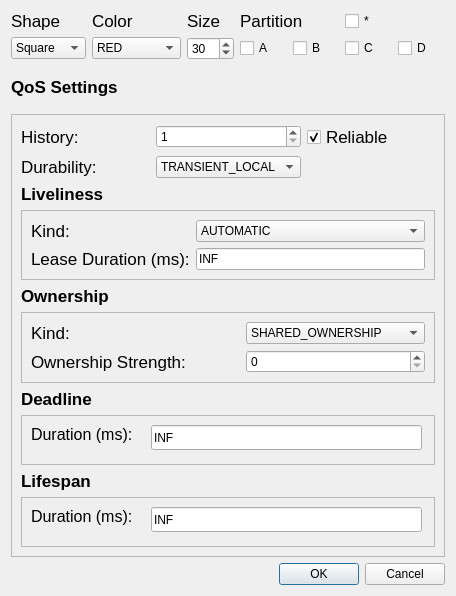
<?xml version="1.0" encoding="UTF-8"?>
<ui version="4.0">
 <class>PublishDialog</class>
 <widget class="QDialog" name="PublishDialog">
  <property name="geometry">
   <rect>
    <x>0</x>
    <y>0</y>
    <width>456</width>
    <height>596</height>
   </rect>
  </property>
  <property name="windowTitle">
   <string>Publish</string>
  </property>
  <layout class="QGridLayout" name="gridLayout_5">
   <item row="1" column="0">
    <widget class="QLabel" name="label_5">
     <property name="font">
      <font>
       <pointsize>13</pointsize>
       <weight>75</weight>
       <bold>true</bold>
      </font>
     </property>
     <property name="text">
      <string>QoS Settings</string>
     </property>
     <property name="textFormat">
      <enum>Qt::AutoText</enum>
     </property>
    </widget>
   </item>
   <item row="0" column="0">
    <layout class="QGridLayout" name="gridLayout">
     <item row="0" column="1">
      <widget class="QLabel" name="label">
       <property name="font">
        <font>
         <pointsize>13</pointsize>
        </font>
       </property>
       <property name="text">
        <string>Color</string>
       </property>
       <property name="textFormat">
        <enum>Qt::AutoText</enum>
       </property>
      </widget>
     </item>
     <item row="0" column="2">
      <widget class="QLabel" name="label_3">
       <property name="font">
        <font>
         <pointsize>13</pointsize>
        </font>
       </property>
       <property name="text">
        <string>Size</string>
       </property>
       <property name="textFormat">
        <enum>Qt::AutoText</enum>
       </property>
      </widget>
     </item>
     <item row="0" column="3" colspan="2">
      <widget class="QLabel" name="label_4">
       <property name="font">
        <font>
         <pointsize>13</pointsize>
        </font>
       </property>
       <property name="text">
        <string>Partition</string>
       </property>
       <property name="textFormat">
        <enum>Qt::AutoText</enum>
       </property>
      </widget>
     </item>
     <item row="1" column="0">
      <widget class="QComboBox" name="combo_Shape">
       <item>
        <property name="text">
         <string>Square</string>
        </property>
       </item>
       <item>
        <property name="text">
         <string>Triangle</string>
        </property>
       </item>
       <item>
        <property name="text">
         <string>Circle</string>
        </property>
       </item>
      </widget>
     </item>
     <item row="1" column="1">
      <widget class="QComboBox" name="combo_Color">
       <item>
        <property name="text">
         <string>RED</string>
        </property>
       </item>
       <item>
        <property name="text">
         <string>BLUE</string>
        </property>
       </item>
       <item>
        <property name="text">
         <string>GREEN</string>
        </property>
       </item>
       <item>
        <property name="text">
         <string>YELLOW</string>
        </property>
       </item>
       <item>
        <property name="text">
         <string>ORANGE</string>
        </property>
       </item>
       <item>
        <property name="text">
         <string>CYAN</string>
        </property>
       </item>
       <item>
        <property name="text">
         <string>MAGENTA</string>
        </property>
       </item>
       <item>
        <property name="text">
         <string>PURPLE</string>
        </property>
       </item>
       <item>
        <property name="text">
         <string>GRAY</string>
        </property>
       </item>
       <item>
        <property name="text">
         <string>BLACK</string>
        </property>
       </item>
      </widget>
     </item>
     <item row="1" column="2">
      <widget class="QSpinBox" name="spin_Size">
       <property name="minimum">
        <number>1</number>
       </property>
       <property name="value">
        <number>30</number>
       </property>
      </widget>
     </item>
     <item row="1" column="3">
      <widget class="QCheckBox" name="checkBox_A">
       <property name="text">
        <string>A</string>
       </property>
      </widget>
     </item>
     <item row="1" column="4">
      <widget class="QCheckBox" name="checkBox_B">
       <property name="text">
        <string>B</string>
       </property>
      </widget>
     </item>
     <item row="1" column="5">
      <widget class="QCheckBox" name="checkBox_C">
       <property name="text">
        <string>C</string>
       </property>
      </widget>
     </item>
     <item row="1" column="6">
      <widget class="QCheckBox" name="checkBox_D">
       <property name="text">
        <string>D</string>
       </property>
      </widget>
     </item>
     <item row="0" column="5">
      <widget class="QCheckBox" name="checkBox_Asterisk">
       <property name="text">
        <string>*</string>
       </property>
      </widget>
     </item>
     <item row="0" column="0">
      <widget class="QLabel" name="label_2">
       <property name="font">
        <font>
         <pointsize>13</pointsize>
        </font>
       </property>
       <property name="text">
        <string>Shape</string>
       </property>
       <property name="textFormat">
        <enum>Qt::AutoText</enum>
       </property>
      </widget>
     </item>
    </layout>
   </item>
   <item row="4" column="0">
    <widget class="QDialogButtonBox" name="button_OkCancel">
     <property name="orientation">
      <enum>Qt::Horizontal</enum>
     </property>
     <property name="standardButtons">
      <set>QDialogButtonBox::Cancel|QDialogButtonBox::Ok</set>
     </property>
    </widget>
   </item>
   <item row="2" column="0">
    <widget class="QFrame" name="frame">
     <property name="frameShape">
      <enum>QFrame::StyledPanel</enum>
     </property>
     <property name="frameShadow">
      <enum>QFrame::Raised</enum>
     </property>
     <layout class="QGridLayout" name="gridLayout_4">
      <item row="1" column="1">
       <widget class="QComboBox" name="comboBox_durability">
        <property name="currentIndex">
         <number>1</number>
        </property>
        <item>
         <property name="text">
          <string>VOLATILE</string>
         </property>
        </item>
        <item>
         <property name="text">
          <string>TRANSIENT_LOCAL</string>
         </property>
        </item>
       </widget>
      </item>
      <item row="8" column="0">
       <widget class="QLabel" name="label_15">
        <property name="font">
         <font>
          <pointsize>13</pointsize>
          <weight>75</weight>
          <bold>true</bold>
         </font>
        </property>
        <property name="text">
         <string>Lifespan</string>
        </property>
       </widget>
      </item>
      <item row="3" column="0" colspan="3">
       <widget class="QFrame" name="frame_2">
        <property name="frameShape">
         <enum>QFrame::StyledPanel</enum>
        </property>
        <property name="frameShadow">
         <enum>QFrame::Raised</enum>
        </property>
        <layout class="QGridLayout" name="gridLayout_2">
         <item row="3" column="0" colspan="2">
          <widget class="QLabel" name="label_8">
           <property name="font">
            <font>
             <pointsize>13</pointsize>
            </font>
           </property>
           <property name="text">
            <string>Lease Duration (ms):</string>
           </property>
           <property name="textFormat">
            <enum>Qt::AutoText</enum>
           </property>
          </widget>
         </item>
         <item row="3" column="2">
          <widget class="QLineEdit" name="lineEdit_leaseDuration">
           <property name="text">
            <string>INF</string>
           </property>
          </widget>
         </item>
         <item row="0" column="2">
          <widget class="QComboBox" name="comboBox_liveliness">
           <item>
            <property name="text">
             <string>AUTOMATIC</string>
            </property>
           </item>
           <item>
            <property name="text">
             <string>MANUAL_BY_PARTICIPANT</string>
            </property>
           </item>
           <item>
            <property name="text">
             <string>MANUAL_BY_TOPIC</string>
            </property>
           </item>
          </widget>
         </item>
         <item row="0" column="0">
          <widget class="QLabel" name="label_9">
           <property name="font">
            <font>
             <pointsize>13</pointsize>
            </font>
           </property>
           <property name="text">
            <string>Kind:</string>
           </property>
           <property name="textFormat">
            <enum>Qt::AutoText</enum>
           </property>
          </widget>
         </item>
        </layout>
       </widget>
      </item>
      <item row="2" column="0">
       <widget class="QLabel" name="label_7">
        <property name="font">
         <font>
          <pointsize>13</pointsize>
          <weight>75</weight>
          <bold>true</bold>
         </font>
        </property>
        <property name="text">
         <string>Liveliness</string>
        </property>
        <property name="textFormat">
         <enum>Qt::AutoText</enum>
        </property>
       </widget>
      </item>
      <item row="0" column="1">
       <widget class="QSpinBox" name="spin_HistoryQos">
        <property name="minimum">
         <number>1</number>
        </property>
        <property name="maximum">
         <number>200</number>
        </property>
        <property name="value">
         <number>1</number>
        </property>
       </widget>
      </item>
      <item row="7" column="0" colspan="3">
       <widget class="QFrame" name="frame_4">
        <property name="minimumSize">
         <size>
          <width>0</width>
          <height>50</height>
         </size>
        </property>
        <property name="frameShape">
         <enum>QFrame::StyledPanel</enum>
        </property>
        <property name="frameShadow">
         <enum>QFrame::Raised</enum>
        </property>
        <widget class="QLineEdit" name="lineEdit_Deadline">
         <property name="geometry">
          <rect>
           <x>130</x>
           <y>10</y>
           <width>271</width>
           <height>25</height>
          </rect>
         </property>
         <property name="text">
          <string>INF</string>
         </property>
        </widget>
        <widget class="QLabel" name="label_19">
         <property name="geometry">
          <rect>
           <x>10</x>
           <y>10</y>
           <width>111</width>
           <height>20</height>
          </rect>
         </property>
         <property name="text">
          <string>&lt;html&gt;&lt;head/&gt;&lt;body&gt;&lt;p&gt;&lt;span style=&quot; font-size:12pt;&quot;&gt;Duration (ms):&lt;/span&gt;&lt;/p&gt;&lt;/body&gt;&lt;/html&gt;</string>
         </property>
        </widget>
       </widget>
      </item>
      <item row="4" column="0" colspan="2">
       <widget class="QLabel" name="label_13">
        <property name="font">
         <font>
          <pointsize>13</pointsize>
          <weight>75</weight>
          <bold>true</bold>
         </font>
        </property>
        <property name="text">
         <string>Ownership</string>
        </property>
        <property name="textFormat">
         <enum>Qt::AutoText</enum>
        </property>
       </widget>
      </item>
      <item row="9" column="0" colspan="3">
       <widget class="QFrame" name="frame_5">
        <property name="minimumSize">
         <size>
          <width>0</width>
          <height>50</height>
         </size>
        </property>
        <property name="frameShape">
         <enum>QFrame::StyledPanel</enum>
        </property>
        <property name="frameShadow">
         <enum>QFrame::Raised</enum>
        </property>
        <widget class="QLineEdit" name="lineEdit_Lifespan">
         <property name="geometry">
          <rect>
           <x>130</x>
           <y>10</y>
           <width>271</width>
           <height>25</height>
          </rect>
         </property>
         <property name="text">
          <string>INF</string>
         </property>
        </widget>
        <widget class="QLabel" name="label_18">
         <property name="geometry">
          <rect>
           <x>10</x>
           <y>10</y>
           <width>111</width>
           <height>20</height>
          </rect>
         </property>
         <property name="text">
          <string>&lt;html&gt;&lt;head/&gt;&lt;body&gt;&lt;p&gt;&lt;span style=&quot; font-size:12pt;&quot;&gt;Duration (ms):&lt;/span&gt;&lt;/p&gt;&lt;/body&gt;&lt;/html&gt;</string>
         </property>
        </widget>
       </widget>
      </item>
      <item row="0" column="2">
       <widget class="QCheckBox" name="checkBox_reliable">
        <property name="font">
         <font>
          <pointsize>13</pointsize>
         </font>
        </property>
        <property name="text">
         <string>Reliable</string>
        </property>
        <property name="checked">
         <bool>true</bool>
        </property>
       </widget>
      </item>
      <item row="6" column="0">
       <widget class="QLabel" name="label_14">
        <property name="font">
         <font>
          <pointsize>13</pointsize>
          <weight>75</weight>
          <bold>true</bold>
         </font>
        </property>
        <property name="text">
         <string>Deadline</string>
        </property>
       </widget>
      </item>
      <item row="0" column="0">
       <widget class="QLabel" name="label_6">
        <property name="font">
         <font>
          <pointsize>13</pointsize>
         </font>
        </property>
        <property name="text">
         <string>History:</string>
        </property>
        <property name="textFormat">
         <enum>Qt::AutoText</enum>
        </property>
       </widget>
      </item>
      <item row="1" column="0">
       <widget class="QLabel" name="label_10">
        <property name="font">
         <font>
          <pointsize>13</pointsize>
         </font>
        </property>
        <property name="text">
         <string>Durability:</string>
        </property>
        <property name="textFormat">
         <enum>Qt::AutoText</enum>
        </property>
       </widget>
      </item>
      <item row="5" column="0" colspan="3">
       <widget class="QFrame" name="frame_3">
        <property name="frameShape">
         <enum>QFrame::StyledPanel</enum>
        </property>
        <property name="frameShadow">
         <enum>QFrame::Raised</enum>
        </property>
        <layout class="QGridLayout" name="gridLayout_3">
         <item row="0" column="0">
          <widget class="QLabel" name="label_11">
           <property name="font">
            <font>
             <pointsize>13</pointsize>
            </font>
           </property>
           <property name="text">
            <string>Kind:</string>
           </property>
           <property name="textFormat">
            <enum>Qt::AutoText</enum>
           </property>
          </widget>
         </item>
         <item row="2" column="0" colspan="2">
          <widget class="QLabel" name="label_12">
           <property name="font">
            <font>
             <pointsize>13</pointsize>
            </font>
           </property>
           <property name="text">
            <string>Ownership Strength:</string>
           </property>
           <property name="textFormat">
            <enum>Qt::AutoText</enum>
           </property>
          </widget>
         </item>
         <item row="2" column="2">
          <widget class="QSpinBox" name="spin_ownershipStrength">
           <property name="minimum">
            <number>0</number>
           </property>
           <property name="maximum">
            <number>10000</number>
           </property>
           <property name="value">
            <number>0</number>
           </property>
          </widget>
         </item>
         <item row="0" column="2">
          <widget class="QComboBox" name="comboBox_ownership">
           <item>
            <property name="text">
             <string>SHARED_OWNERSHIP</string>
            </property>
           </item>
           <item>
            <property name="text">
             <string>EXCLUSIVE_OWNERSHIP</string>
            </property>
           </item>
          </widget>
         </item>
        </layout>
       </widget>
      </item>
     </layout>
     <zorder>label_6</zorder>
     <zorder>spin_HistoryQos</zorder>
     <zorder>checkBox_reliable</zorder>
     <zorder>label_7</zorder>
     <zorder>frame_2</zorder>
     <zorder>label_10</zorder>
     <zorder>comboBox_durability</zorder>
     <zorder>label_13</zorder>
     <zorder>frame_3</zorder>
     <zorder>frame_4</zorder>
     <zorder>label_14</zorder>
     <zorder>frame_5</zorder>
     <zorder>label_15</zorder>
    </widget>
   </item>
  </layout>
 </widget>
 <resources/>
 <connections>
  <connection>
   <sender>button_OkCancel</sender>
   <signal>accepted()</signal>
   <receiver>PublishDialog</receiver>
   <slot>accept()</slot>
   <hints>
    <hint type="sourcelabel">
     <x>248</x>
     <y>254</y>
    </hint>
    <hint type="destinationlabel">
     <x>157</x>
     <y>274</y>
    </hint>
   </hints>
  </connection>
  <connection>
   <sender>button_OkCancel</sender>
   <signal>rejected()</signal>
   <receiver>PublishDialog</receiver>
   <slot>reject()</slot>
   <hints>
    <hint type="sourcelabel">
     <x>316</x>
     <y>260</y>
    </hint>
    <hint type="destinationlabel">
     <x>286</x>
     <y>274</y>
    </hint>
   </hints>
  </connection>
 </connections>
</ui>
